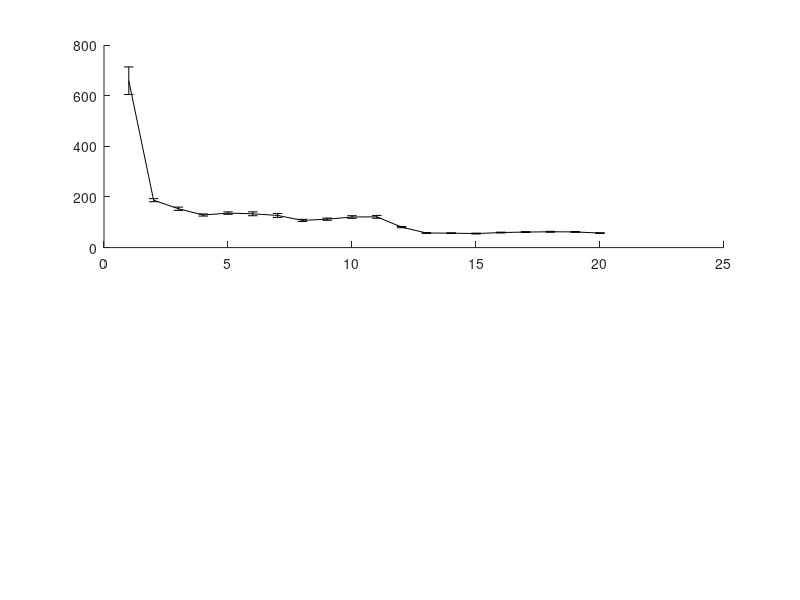

The MATLAB script that drew this image: (Note: this script raises an error after producing the figure.)
% In this experiment I compare the performance of the PCS on one planar scene with
% obstacles. It is a 20 dof CKC. Joint limits [-180,180] are also enforced.
% Scenario start and goal configurations:
% Vector c_start = {1.6581, 0.17453, 0.17453, 0.17453, -0.034907, -0.17453, -0.17453, -0.5236, -0.69813, -0.5236, -0.87266, -0.17453, 0.087266, 0.34907, 0.17453, 0.17453, 0.17453, 0.18147, -0.80904, 2.4791};
% Vector c_goal = {-2.1293, 0.34907, 0.5236, 0.5236, 0.69813, 0.61087, 0.61087, -0.17453, -0.7854, -0.5236, -0.34907, 0.5236, 0.7854, 0.7854, 0.2618, 0.43633, -0.17453, -1.2474, 1.2172, 5.0836}; // 4 obs
% Last updated: 08/16/17

clear all
clc

%%
D1 = load('benchmark_PCS_obs_range2.txt');
D2 = load('benchmark_GD_obs_range2.txt');

%% Verification

verf = D1(:,2)==1;
suc = D1(:,3)==1;

disp(['Results of ' num2str(size(D1,1)) ' queries.']);
disp(['Percent of successful queries verified: ' num2str(sum(verf & suc)/sum(suc)*100) '%']);
disp(['Plan distance: ' num2str(D1(1,4)) ]);
disp(['Avg. runtime: ' num2str(mean(D1(:,5))*1e3)  ' +/- ' num2str(std(D1(:,5))/sqrt(size(D1,1))*1e3) ' msec ']);

%%
Tgd = mean(D2(:,4))*1e3;
ph_gd = mean(D2(:,8));
tr_gd = mean(D2(:,9));
prj_gd = mean(D2(:,5));

%% Break to passive chains

m = sort(unique(D1(:,1)));

for i = 1:length(m)
    M = D1(D1(:,1)==m(i), 2:end);
    Tavg(i) = mean(M(:,4))*1e3;
    Tstd(i) = std(M(:,4))*1e3 / sqrt(size(M,1));
    
    ph(i) = mean(M(:,8));
    tr(i) = mean(M(:,9));
    prj(i) = mean(M(:,5));
end

%%

figure(1)
subplot(211)
errorbar(m, Tavg, Tstd,'-k','linewidth',2);
hold on
plot(xlim, Tgd*[1 1],'--k','linewidth',2);
% plot(m, Tavg);
hold off
xlabel('m');
ylabel('Avg. runtime [msec]');
xlim([0 m(end)]);
legend('PCS','GD');

subplot(212)
plot(m, Tgd./Tavg,'-k','linewidth',2);
hold on
plot(xlim, [1 1], ':k');
hold off
xlabel('m');
ylabel('t_{gd}/t_{pcs}');

%% Path & trees

figure(2)
subplot(221)
plot(m, ph,'-k','linewidth',2);
hold on
plot(xlim, ph_gd*[1 1],'--k','linewidth',2);
hold off
xlabel('m');
ylabel('path length');
xlim([1 m(end)]);
legend('PCS','GD');


subplot(222)
plot(m,tr,'-k','linewidth',2);
hold on
plot(xlim, tr_gd*[1 1],'--k','linewidth',2);
hold off
xlabel('m');
ylabel('trees size');
xlim([1 m(end)]);
legend('PCS','GD');

subplot(2,2,[3 4])
plot(m,prj,'-k','linewidth',2);
hold on
plot(xlim, prj_gd*[1 1],'--k','linewidth',2);
hold off
xlabel('m');
ylabel('number of projections');
xlim([1 m(end)]);
legend('PCS','GD');


